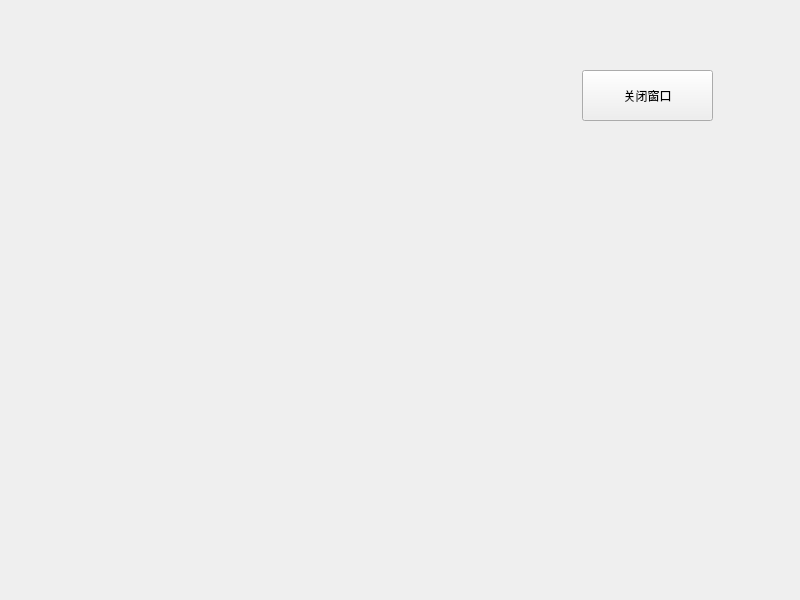
<?xml version="1.0" encoding="UTF-8"?>
<ui version="4.0">
 <class>Widget</class>
 <widget class="QWidget" name="Widget">
  <property name="geometry">
   <rect>
    <x>0</x>
    <y>0</y>
    <width>800</width>
    <height>600</height>
   </rect>
  </property>
  <property name="windowTitle">
   <string>Widget</string>
  </property>
  <widget class="QPushButton" name="pushButton">
   <property name="geometry">
    <rect>
     <x>582</x>
     <y>70</y>
     <width>131</width>
     <height>51</height>
    </rect>
   </property>
   <property name="text">
    <string>关闭窗口</string>
   </property>
  </widget>
 </widget>
 <resources/>
 <connections/>
</ui>
